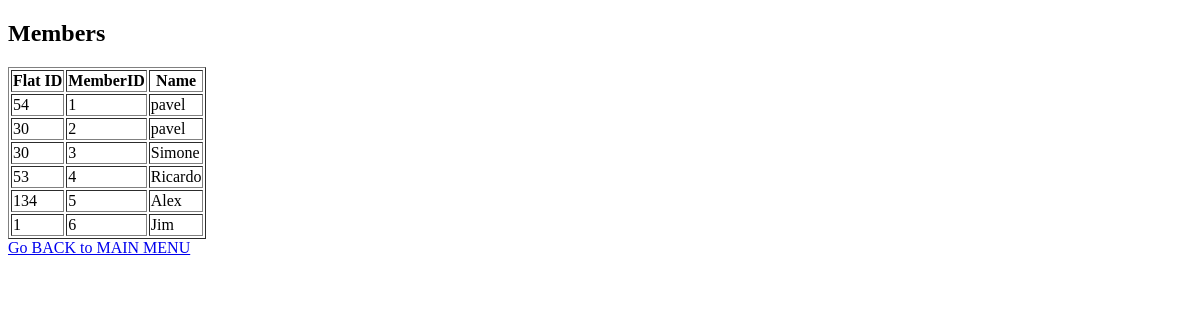
The app's page /members, older data.
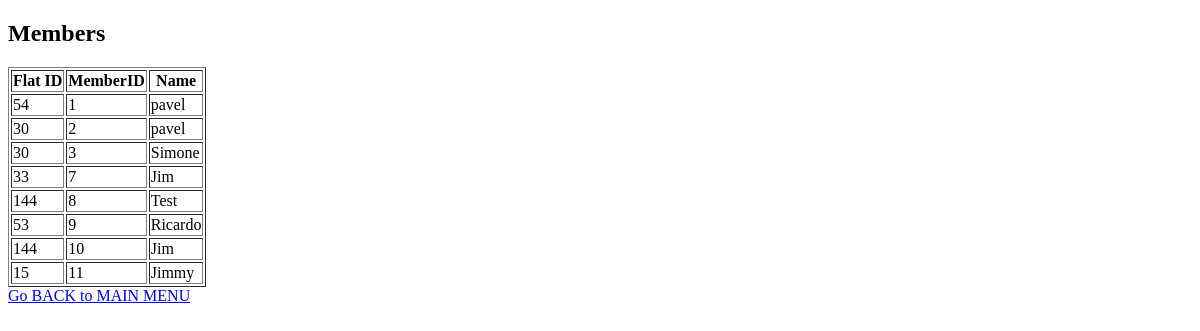
The same page, newer data.
### tables this page shows
CREATE TABLE "members" (
"flatID" INTEGER NOT NULL,
"memberID" INTEGER PRIMARY KEY AUTOINCREMENT,
"fname" TEXT NOT NULL,
FOREIGN KEY (flatID) REFERENCES flats (flatID),
UNIQUE(flatID, fname)
);

### main.py (the view)
@app.route("/members")
def view_members():
  conn, cursor = get_db_connection()
  cursor.execute("SELECT * FROM members")
  members = cursor.fetchall()
  conn.close()
  return render_template("members.html", members=members)

### main.py (called while the page is built)
def get_db_connection():
    dbCon = sql.connect("square_share.db") #connection object
    dbCursor = dbCon.cursor() #cursor object
    return dbCon, dbCursor

### templates/members.html (shortened to what this page needs)
<!DOCTYPE html>
<html lang="en">
<head>
</head>
<body>
  <h2>Members</h2>
  <table border="1">
    <tr>
      <th>Flat ID</th>
      <th>MemberID</th>
      <th>Name</th>
    </tr>
    {% for member in members %}
    <tr>
      <td>{{ member[0] }}</td>
      <td>{{ member[1] }}</td>
      <td>{{ member[2] }}</td>
    </tr>
    {% endfor %}
  </table>
  <a href="{{ url_for('home') }}">Go BACK to MAIN MENU </a>
</body>
</html>

Row changes from the older to the newer data that the page shows:
removed members: flatID "53", memberID "4", fname "Ricardo"
removed members: flatID "134", memberID "5", fname "Alex"
removed members: flatID "1", memberID "6", fname "Jim"
added members: flatID "33", memberID "7", fname "Jim"
added members: flatID "144", memberID "8", fname "Test"
added members: flatID "53", memberID "9", fname "Ricardo"
added members: flatID "144", memberID "10", fname "Jim"
added members: flatID "15", memberID "11", fname "Jimmy"
